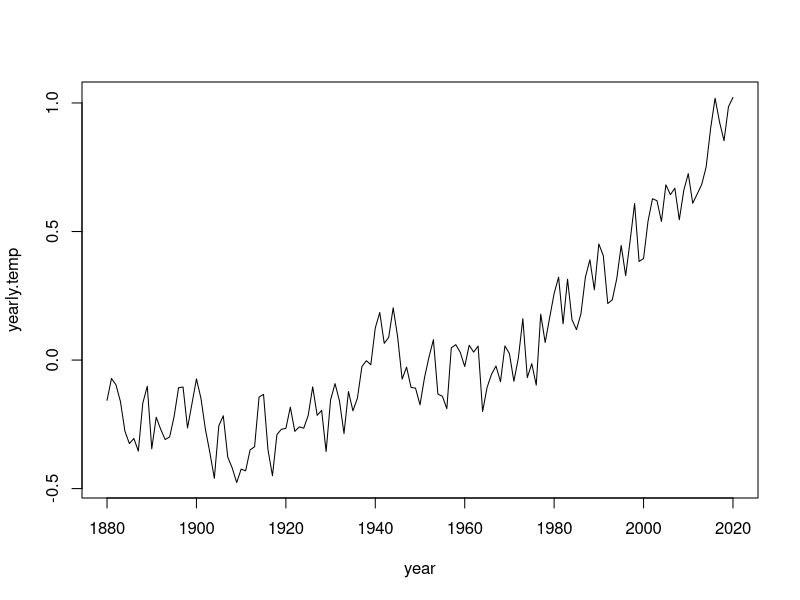
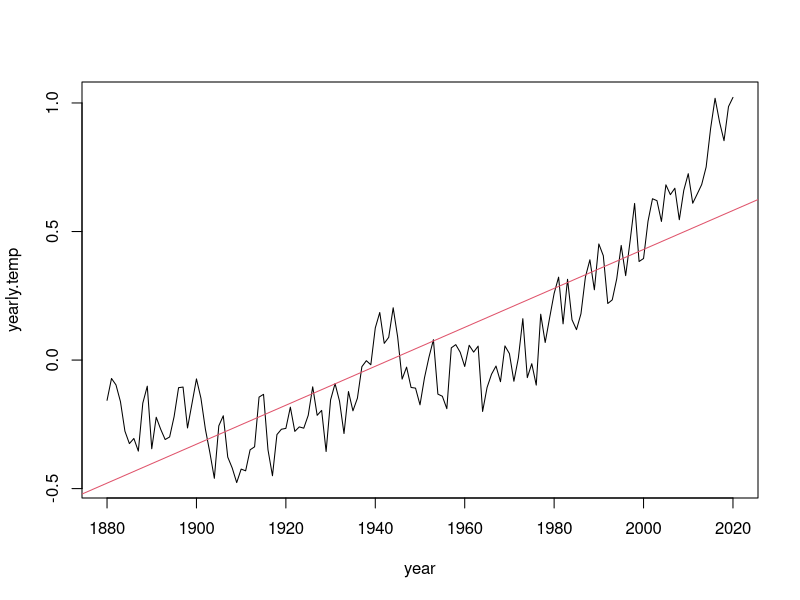
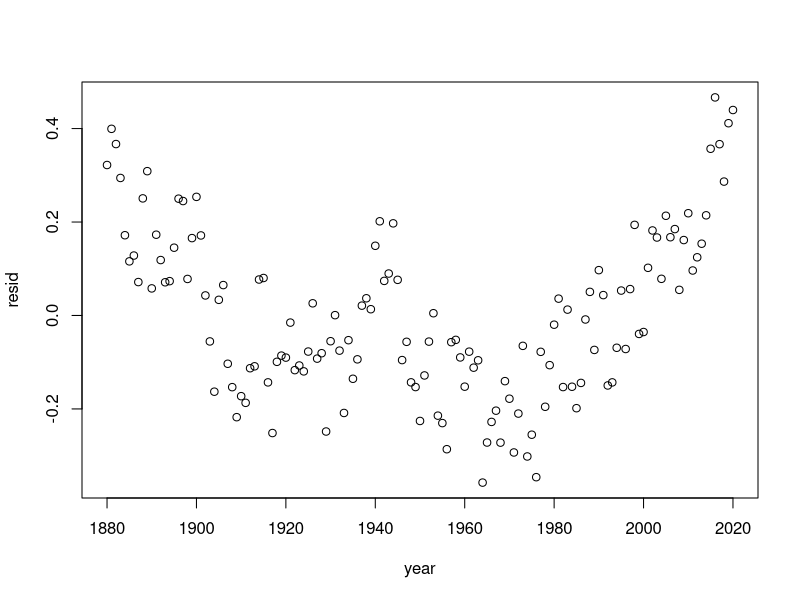
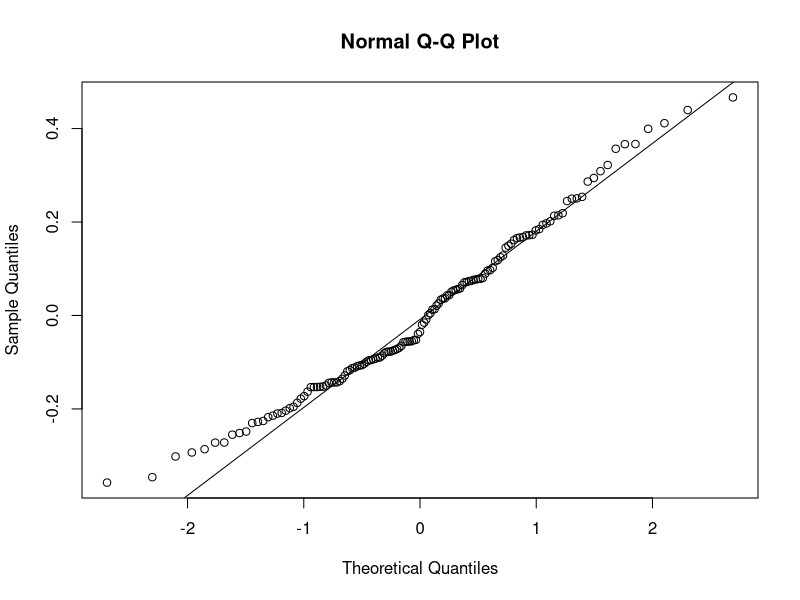
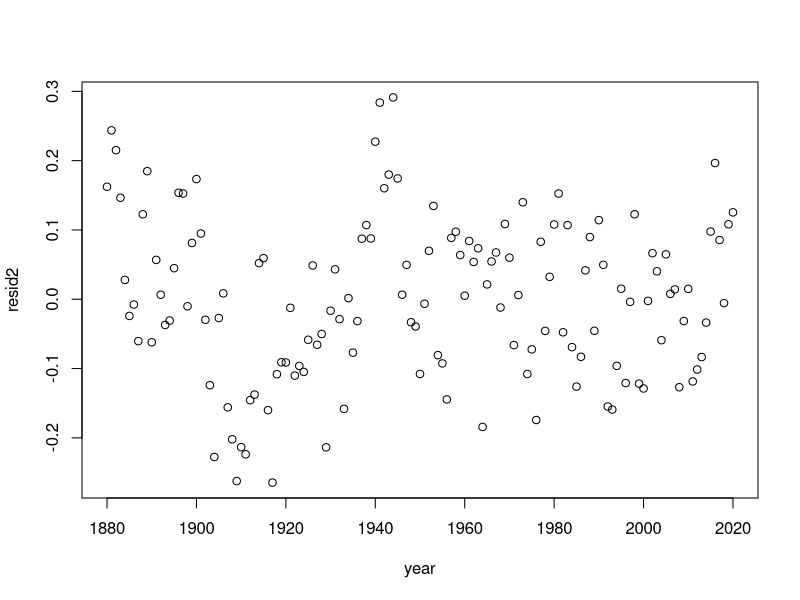
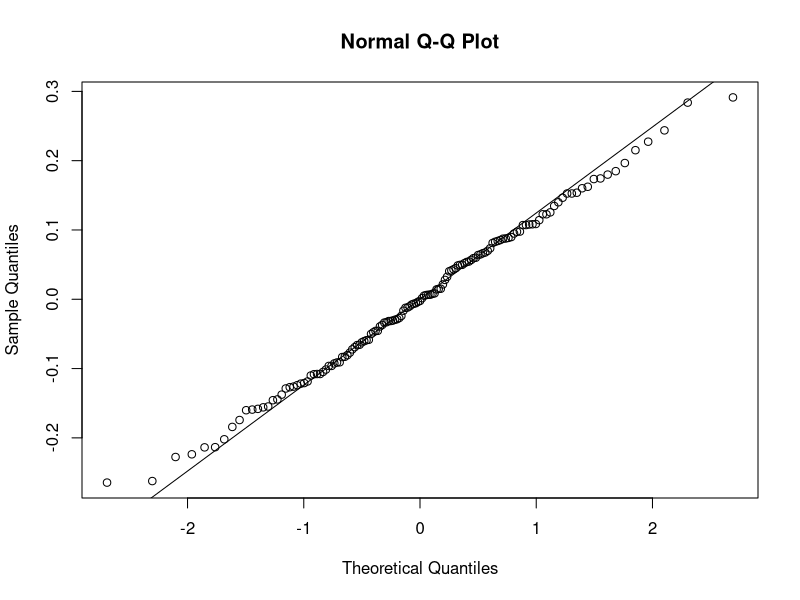

Here is the R script that generated these plots, in order:
import = read.csv("GLB.Ts_dSST.csv")

data = import[2:13] # keep only 12-month columns
year = 1880:2020 # year data range
yearly.temp = apply(data, 1, mean) # vector of yearly average temperatures

plot(year, yearly.temp, type = 'l') # time series of average temperatures against the year


###################################
# A general upward trend in yearly average temperatures since 1880 is observed,
# especially within the past 40-50 years.
###################################


## Construct a sum of squares objective function to estimate values of linear regression
## based on yearly.temp and year vector values. This will be our first fitted model.

fun = function(ls.est){
  i = seq(from = 1, to = length(yearly.temp))
  s = (yearly.temp[i] - ls.est[1] - (ls.est[2] * year[i]))^2
  return(sum(s))
}

obj = nlminb(start = c(-10, 0.1), objective = fun) # estimate a and b values in objective function with start values -10, 0.1

a = (obj$par)[1]
b = (obj$par)[2]
ls.est = c(a, b) # appending values of a and b to vector ls.est

resid = yearly.temp - ls.est[1] - (ls.est[2] * year) #calculate residual values


## Model diagnostic checking based on residuals

# Add a line of best fit to observe linear trend:
fitted = ls.est[1] + (ls.est[2] * year) # a is ls.est[1], and b is ls.est[2]
plot(year, yearly.temp, type = 'l') # original yearly temperature plot
abline(ls.est[1], ls.est[2], col = 2) # line of best fit to original plot

# scatterplot residuals to observe if trend is linear or not
plot(year, resid)

# see if residuals are normally distributed based on whether points adhere to the qqline well
qqnorm(resid)
qqline(resid)


###################################
# The points appear to follow more of a cyclical trend rather than linear due to 
# the W-shape pattern the residuals follow. The points are not random, they are 
# relatively normally distributed as seen on the QQ plot but there exists deviation.
###################################


## Implement statistical dummy variables with values 0, 1. This will be used to 
## analyze the strength of the regression results and act as our second fitted model.

dummy = c(rep(0, 85), rep(1, 56))

# The following function is redone from the previous model (function 'fun'), but 
# the summation has changed to include two dummy variables.

fun2 = function(ls.est2){
  i = seq(from = 1, to = length(yearly.temp))
  s = (yearly.temp[i] - ls.est2[1] - (ls.est2[2] * year[i]) - (ls.est2[3] * dummy[i]) - (ls.est2[4] * dummy[i] * year[i]))^2
  return(sum(s))
}

obj2 = nlminb(start = c(-1, 1, -1, 1), objective = fun2)
a = (obj2$par)[1]
b = (obj2$par)[2]
c = (obj2$par)[3]
d = (obj2$par)[4]
ls.est2 = c(a, b, c, d) # estimated a, b, c, d values

# new fitted line
fitted2 = ls.est2[1] + (ls.est2[2] * year) - (ls.est2[3] * dummy) - (ls.est2[4] * dummy * year)

# residuals
resid2 = yearly.temp - ls.est2[1] - (ls.est2[2] * year) - (ls.est2[3] * dummy) - (ls.est2[4] * dummy * year)
plot(year, resid2)

# QQ plot to analyze normality of residuals
qqnorm(resid2)
qqline(resid2)

###################################
# Conclusions are that including the dummy variables in the second model show a 
# closer conformity of the data points to a normal distribution as shown by the 
# QQ plot, and the residual plot shows more randomness compared to the first model. 
# Overall, there appears to be a relatively cyclical pattern with the yearly 
# temperatures rather than the points following a linear or exponential trend.
###################################